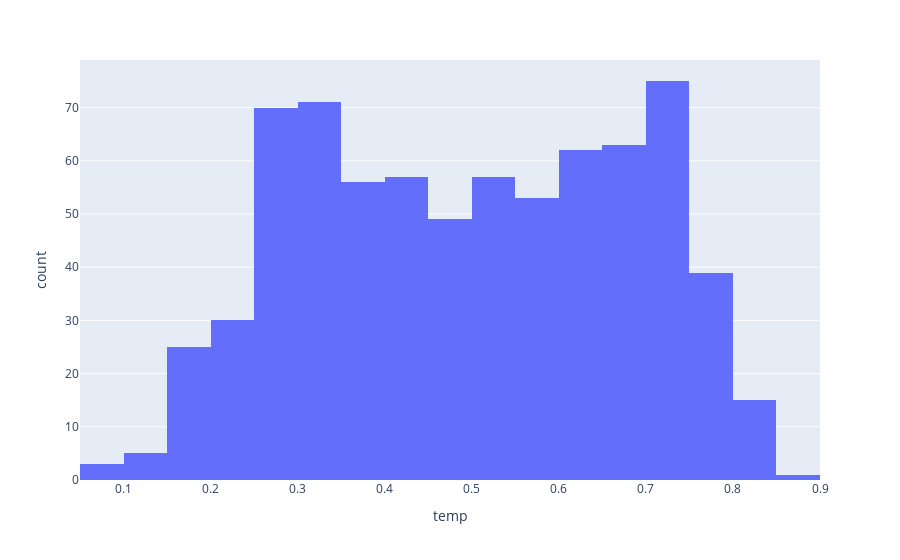

The notebook cell this image was saved under:
### Code cell
fig=px.histogram(df,x="temp")
fig.show()

### Figure 1 — Plotly figure (JSON) as saved in the notebook; plotly's stock layout.template omitted (floating-point values rounded to 4 significant figures; data arrays with more than 128 entries replaced by an {"elided": "..."} marker saying what was removed)
{"data": [{"bingroup": "x", "hovertemplate": "temp=%{x}<br>count=%{y}<extra></extra>", "legendgroup": "", "marker": {"color": "#636efa", "pattern": {"shape": ""}}, "name": "", "orientation": "v", "showlegend": false, "type": "histogram", "x": {"elided": "731 float values"}, "xaxis": "x", "yaxis": "y"}], "layout": {"barmode": "relative", "legend": {"tracegroupgap": 0}, "margin": {"t": 60}, "xaxis": {"anchor": "y", "domain": [0, 1], "title": {"text": "temp"}}, "yaxis": {"anchor": "x", "domain": [0, 1], "title": {"text": "count"}}}}
